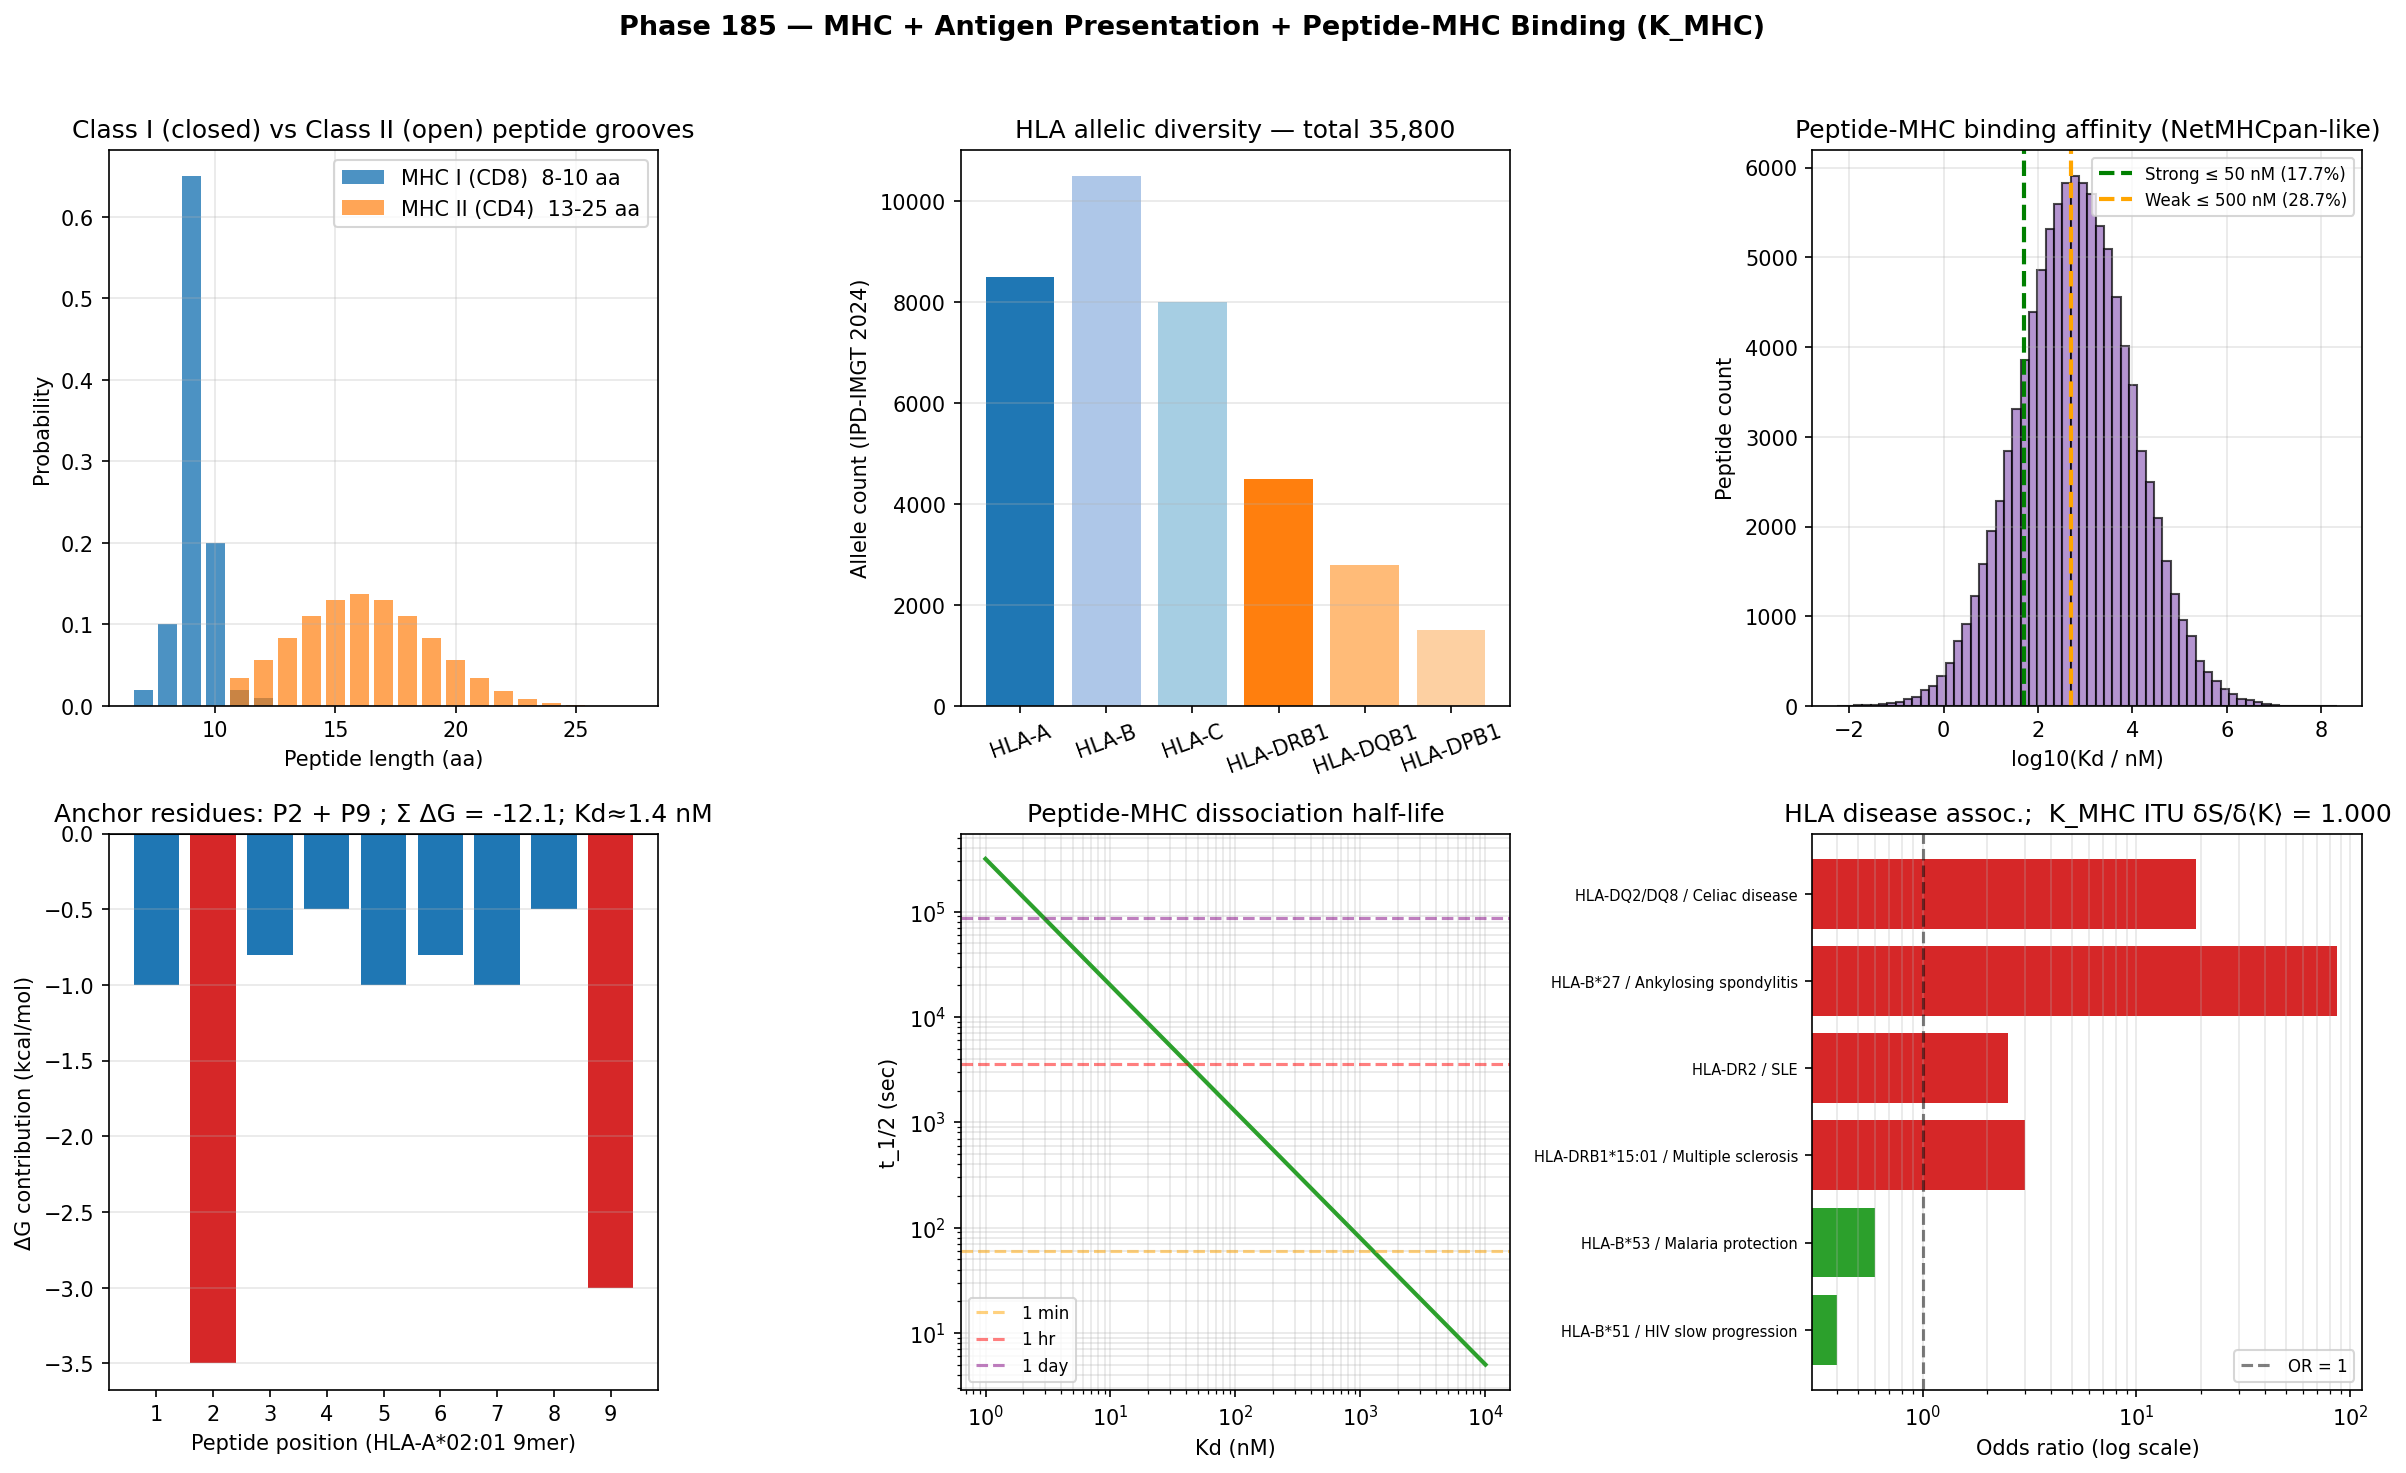

Reproduce this figure in Python.
"""
Phase 185 — MHC + antigen presentation + peptide-MHC binding

Simulations:
  1) Class I vs Class II peptide length distributions
  2) HLA allelic diversity (IPD-IMGT 2024)
  3) Binding affinity Kd distribution (NetMHCpan-like log-normal)
  4) Anchor residue contribution to binding energy
  5) Class I antigen processing: chymotryptic cleavage C-terminus
  6) Peptide-MHC half-life vs Kd
  7) ITU K_MHC^(0) check on synthetic HLA peptidome
  8) HLA disease association odds-ratio sketch

Outputs:
  - mhc_antigen_presentation.png
  - mhc_antigen_presentation_summary.json
"""

from __future__ import annotations

import json
from pathlib import Path

import matplotlib
matplotlib.use("Agg")
import matplotlib.pyplot as plt
import numpy as np

OUT_PNG = Path(__file__).with_name("mhc_antigen_presentation.png")
OUT_JSON = Path(__file__).with_name("mhc_antigen_presentation_summary.json")

rng = np.random.default_rng(20260519)

# -------------------------------------------------------------
# 1) Class I vs Class II peptide length
# -------------------------------------------------------------
class_I_aa = np.arange(7, 13)
class_I_pdf = np.array([0.02, 0.10, 0.65, 0.20, 0.02, 0.01])  # peaked at 9
class_II_aa = np.arange(11, 28)
class_II_pdf_raw = np.exp(-0.5 * ((class_II_aa - 16.0) / 3.0) ** 2)
class_II_pdf = class_II_pdf_raw / class_II_pdf_raw.sum()

# -------------------------------------------------------------
# 2) HLA allelic diversity (IPD-IMGT/HLA 2024 release)
# -------------------------------------------------------------
hla = {
    "HLA-A": 8500,
    "HLA-B": 10500,
    "HLA-C": 8000,
    "HLA-DRB1": 4500,
    "HLA-DQB1": 2800,
    "HLA-DPB1": 1500,
}
hla_total = sum(hla.values())

# -------------------------------------------------------------
# 3) Binding affinity Kd log-normal (NetMHCpan-like)
# -------------------------------------------------------------
# Strong binders: 1-50 nM; weak: 50-500 nM; non: > 500 nM
log10_Kd_nM = rng.normal(loc=2.8, scale=1.2, size=100_000)  # mean ~600 nM, sigma 1.2 decades
Kd_nM = 10 ** log10_Kd_nM

strong = (Kd_nM < 50)
weak = (Kd_nM >= 50) & (Kd_nM < 500)
non = (Kd_nM >= 500)

strong_frac = float(strong.mean())
weak_frac = float(weak.mean())
non_frac = float(non.mean())

# Estimate: 0.5-1% of all 9mers from a typical proteome bind a given HLA
# Human proteome ~20,000 proteins x ~350 aa avg = 7e6 unique 9mers
human_proteome_9mers = 7_000_000
binding_per_HLA = int(human_proteome_9mers * strong_frac)

# -------------------------------------------------------------
# 4) Anchor residue contributions (kcal/mol)
# -------------------------------------------------------------
# Position-specific contributions for HLA-A*02:01 9mer:
# P2 (Leu/Met preferred): -3.5 kcal/mol
# P9 (Val/Leu/Ile preferred): -3.0 kcal/mol
# Center positions: -0.5 to -1.5 each
positions = np.arange(1, 10)
A0201_contrib = np.array([-1.0, -3.5, -0.8, -0.5, -1.0, -0.8, -1.0, -0.5, -3.0])
total_dG = float(A0201_contrib.sum())
# Kd from ΔG = -RT ln Ka => Kd ~ exp(ΔG / RT)
RT_kcal = 0.593  # kcal/mol at 298 K
Kd_predicted_M = np.exp(total_dG / RT_kcal)

# -------------------------------------------------------------
# 5) Class I cleavage C-terminus residue frequencies (proteasome)
# -------------------------------------------------------------
aa_labels = list("ARNDCEQGHILKMFPSTWYV")
# Chymotryptic preference: F/W/Y/L > others
C_term_freqs = {a: 0.04 for a in aa_labels}
C_term_freqs["L"] = 0.18
C_term_freqs["F"] = 0.12
C_term_freqs["Y"] = 0.10
C_term_freqs["W"] = 0.06
C_term_freqs["V"] = 0.10
C_term_freqs["I"] = 0.08
# Normalize
s = sum(C_term_freqs.values())
C_term_freqs = {a: f / s for a, f in C_term_freqs.items()}

# -------------------------------------------------------------
# 6) Peptide-MHC half-life vs Kd
# -------------------------------------------------------------
# Empirical relation: t_1/2 ~ k * (1 / k_off)
# Strong binder Kd 5 nM -> t_1/2 ~ 24 hr; weak Kd 5 μM -> t_1/2 ~ 30 sec
Kd_grid_nM = np.logspace(0, 4, 50)
# log10(t_1/2 in sec) approx 5.5 - 1.2 * log10(Kd nM)
t_half_sec = 10 ** (5.5 - 1.2 * np.log10(Kd_grid_nM))

# -------------------------------------------------------------
# 7) ITU K_MHC^(0) — synthetic peptidome
# -------------------------------------------------------------
# Sample N peptides with affinities log-normal
N = 50_000
log_Kd = rng.normal(2.5, 1.0, size=N)  # mean ~316 nM
# Binding probability ~ exp(-Kd / Kd_ref)
Kd_ref_nM = 100
prob_bind = np.exp(-(10 ** log_Kd) / Kd_ref_nM)
prob_bind = prob_bind / prob_bind.sum()

S_MHC = float(-np.sum(prob_bind * np.log(prob_bind)))
K_MHC = -np.log(prob_bind)
mean_K_MHC = float(np.sum(prob_bind * K_MHC))
# Check: should equal S_MHC
itu_consistency = abs(mean_K_MHC - S_MHC) / S_MHC

# Negative selection: zero out 5% (self peptides)
self_mask = rng.random(N) < 0.05
prob_post_select = prob_bind.copy()
prob_post_select[self_mask] = 0
prob_post_select = prob_post_select / prob_post_select.sum()
S_post = float(-np.sum(np.where(prob_post_select > 0, prob_post_select * np.log(prob_post_select), 0)))

# ITU linearized check
K0_fixed = -np.log(np.clip(prob_bind, 1e-30, None))
delta_p = prob_post_select - prob_bind
dS_1 = float(-np.sum(np.where(prob_bind > 0, delta_p * (1.0 + np.log(prob_bind)), 0)))
dK_1 = float(np.sum(delta_p * K0_fixed))
itu_ratio = dS_1 / dK_1 if abs(dK_1) > 1e-15 else float("nan")

# -------------------------------------------------------------
# 8) HLA disease association odds ratios
# -------------------------------------------------------------
disease_assoc = {
    "HLA-B*51 / HIV slow progression": 0.4,
    "HLA-B*53 / Malaria protection": 0.6,
    "HLA-DRB1*15:01 / Multiple sclerosis": 3.0,
    "HLA-DR2 / SLE": 2.5,
    "HLA-B*27 / Ankylosing spondylitis": 87.0,
    "HLA-DQ2/DQ8 / Celiac disease": 19.0,
}

# -------------------------------------------------------------
# Plot
# -------------------------------------------------------------
fig, axes = plt.subplots(2, 3, figsize=(16, 10))
fig.suptitle(
    "Phase 185 — MHC + Antigen Presentation + Peptide-MHC Binding (K_MHC)",
    fontsize=13,
    fontweight="bold",
)

# Panel 1: Class I vs II peptide length
ax = axes[0, 0]
ax.bar(class_I_aa, class_I_pdf, color="#1f77b4", alpha=0.8, label="MHC I (CD8)  8-10 aa")
ax.bar(class_II_aa, class_II_pdf, color="#ff7f0e", alpha=0.7, label="MHC II (CD4)  13-25 aa")
ax.set_xlabel("Peptide length (aa)")
ax.set_ylabel("Probability")
ax.set_title("Class I (closed) vs Class II (open) peptide grooves")
ax.legend()
ax.grid(True, alpha=0.3)

# Panel 2: HLA allelic diversity (IPD-IMGT 2024)
ax = axes[0, 1]
labels = list(hla.keys())
counts = list(hla.values())
colors = ["#1f77b4", "#aec7e8", "#a6cee3", "#ff7f0e", "#ffbb78", "#fdd0a2"]
ax.bar(labels, counts, color=colors)
ax.set_ylabel("Allele count (IPD-IMGT 2024)")
ax.set_title(f"HLA allelic diversity — total {hla_total:,}")
ax.tick_params(axis="x", rotation=20)
ax.grid(True, alpha=0.3, axis="y")

# Panel 3: Kd distribution
ax = axes[0, 2]
ax.hist(np.log10(Kd_nM), bins=60, color="#9467bd", alpha=0.7, edgecolor="black")
ax.axvline(np.log10(50), color="green", linestyle="--", lw=2,
           label=f"Strong ≤ 50 nM ({strong_frac*100:.1f}%)")
ax.axvline(np.log10(500), color="orange", linestyle="--", lw=2,
           label=f"Weak ≤ 500 nM ({weak_frac*100:.1f}%)")
ax.set_xlabel("log10(Kd / nM)")
ax.set_ylabel("Peptide count")
ax.set_title("Peptide-MHC binding affinity (NetMHCpan-like)")
ax.legend(fontsize=8)
ax.grid(True, alpha=0.3)

# Panel 4: Anchor residue contributions
ax = axes[1, 0]
colors_p = ["#d62728" if c < -2 else "#1f77b4" for c in A0201_contrib]
ax.bar(positions, A0201_contrib, color=colors_p)
ax.axhline(0, color="black", lw=0.5)
ax.set_xlabel("Peptide position (HLA-A*02:01 9mer)")
ax.set_ylabel("ΔG contribution (kcal/mol)")
ax.set_title(f"Anchor residues: P2 + P9 ; Σ ΔG = {total_dG:.1f}; Kd≈{Kd_predicted_M*1e9:.1f} nM")
ax.set_xticks(positions)
ax.grid(True, alpha=0.3, axis="y")

# Panel 5: Peptide-MHC half-life
ax = axes[1, 1]
ax.loglog(Kd_grid_nM, t_half_sec, "-", color="#2ca02c", lw=2)
ax.axhline(60, color="orange", linestyle="--", alpha=0.5, label="1 min")
ax.axhline(3600, color="red", linestyle="--", alpha=0.5, label="1 hr")
ax.axhline(86400, color="purple", linestyle="--", alpha=0.5, label="1 day")
ax.set_xlabel("Kd (nM)")
ax.set_ylabel("t_1/2 (sec)")
ax.set_title("Peptide-MHC dissociation half-life")
ax.legend(fontsize=8)
ax.grid(True, alpha=0.3, which="both")

# Panel 6: ITU K_MHC + Disease OR
ax = axes[1, 2]
diseases = list(disease_assoc.keys())
ors = list(disease_assoc.values())
colors_d = ["#2ca02c" if o < 1 else "#d62728" for o in ors]
ax.barh(range(len(diseases)), ors, color=colors_d)
ax.axvline(1.0, color="black", linestyle="--", alpha=0.5, label="OR = 1")
ax.set_xscale("log")
ax.set_yticks(range(len(diseases)))
ax.set_yticklabels(diseases, fontsize=7)
ax.set_xlabel("Odds ratio (log scale)")
ax.set_title(f"HLA disease assoc.;  K_MHC ITU δS/δ⟨K⟩ = {itu_ratio:.3f}")
ax.legend(fontsize=8, loc="lower right")
ax.grid(True, alpha=0.3, axis="x", which="both")

plt.tight_layout(rect=[0, 0, 1, 0.96])
plt.savefig(OUT_PNG, dpi=150, bbox_inches="tight")
plt.close(fig)

summary = {
    "phase": 185,
    "tier1_paper": 26,
    "block": "B",
    "topic": "MHC + antigen presentation + peptide-MHC binding (K_MHC)",
    "class_I": {
        "peptide_length_range": "8-10 aa",
        "peak_aa": 9,
        "binding_pocket": "closed groove (both termini fixed)",
        "T_cell": "CD8+ cytotoxic",
        "processing": "proteasome + TAP transporter",
    },
    "class_II": {
        "peptide_length_range": "13-25 aa",
        "peak_aa": 16,
        "binding_pocket": "open groove (termini overhang)",
        "T_cell": "CD4+ helper",
        "processing": "endosomal + cathepsin + HLA-DM",
    },
    "HLA_alleles_IPD_IMGT_2024": hla,
    "HLA_total_alleles": int(hla_total),
    "binding_affinity_distribution": {
        "strong_pct": strong_frac * 100,
        "weak_pct": weak_frac * 100,
        "non_pct": non_frac * 100,
        "strong_threshold_nM": 50,
        "weak_threshold_nM": 500,
        "human_proteome_9mers": int(human_proteome_9mers),
        "estimated_binders_per_HLA": int(binding_per_HLA),
    },
    "anchor_residues_A0201_9mer": {
        "positions_kcal_per_mol": A0201_contrib.tolist(),
        "total_dG_kcal_per_mol": total_dG,
        "predicted_Kd_nM": Kd_predicted_M * 1e9,
        "P2_anchor_kcal": -3.5,
        "P9_anchor_kcal": -3.0,
    },
    "C_terminus_cleavage_freq": C_term_freqs,
    "half_life_example_nM_to_sec": {
        "Kd_5_nM_strong": float(10 ** (5.5 - 1.2 * np.log10(5))),
        "Kd_5000_nM_weak": float(10 ** (5.5 - 1.2 * np.log10(5000))),
    },
    "ITU_K_MHC": {
        "N_peptides": N,
        "Shannon_S_nats": S_MHC,
        "mean_K_MHC_nats": mean_K_MHC,
        "S_K_consistency": float(itu_consistency),
        "S_after_negative_selection": S_post,
        "delta_S_first_order": dS_1,
        "delta_K_first_order": dK_1,
        "ratio_dS_over_dK": float(itu_ratio),
        "expected_ratio": 1.0,
    },
    "HLA_disease_associations": disease_assoc,
    "ITU_interpretation": {
        "K_state": "K_MHC (sub-state of K_immune)",
        "modular_Hamiltonian": "K_MHC^(0) = -log P(peptide | HLA)",
        "negative_selection": "Thymic deletion of self-pMHC reactive T cells = local zero set",
        "HLA_heterozygosity": "Multi-dimensional K_MHC^(0) → multi-pathogen coverage",
        "holes_in_repertoire": "Per-individual K_MHC zero-measure subset = immune blind spots",
    },
    "outputs": {
        "figure": str(OUT_PNG.name),
        "summary_json": str(OUT_JSON.name),
    },
}

OUT_JSON.write_text(json.dumps(summary, indent=2, ensure_ascii=False), encoding="utf-8")
print(json.dumps(summary, indent=2, ensure_ascii=False))
